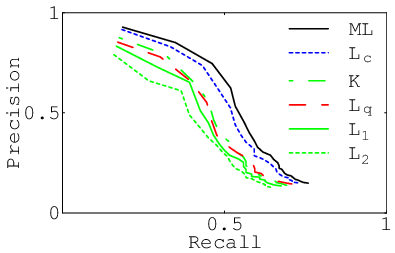
#> input picture image_parsing_and_text extraction/inputImages/00007-10.1.1.32.2212-Figure-5.png, 395 x 253 px; its folder holds only this picture in this run
$ python mainRun.py
#> lines starting #> are read from the running program, lines starting #| are printed output that depends on the picture
import pytesseract
from pytesseract import Output
import cv2
from codeFiles.segmentation import parseImage
import os
import math
import json
import numpy as np

dictionaryHSV = {
    "greenCombo": [[30, 126, 87], [70, 255, 250]],
    'red': [[0, 92, 212], [10, 255, 255]],
    'blue': [[110, 7, 214], [130, 255, 255]],
    'black': [[0, 0, 0], [10, 10, 40]],
    'another1': [[20, 245, 151], [40, 255, 231]],
    'pink': [[140, 126, 215], [160, 146, 255]]
}


config = '-l eng --oem 1 --psm 3'
outCSV = "../outPutCSV/result.csv"
fout  =  open(outCSV, "w" )
fout.write("FigureName,  AreaUnderCurve, textualDescription \n")
for file in os.listdir("../inputImages"):
    path  = "../inputImages/"+file
    print("Processing:-   ",path)
    dt = {}
    img = cv2.imread(path)
#> img is the input picture: shape (253, 395, 3); mean B, G, R 245.8, 247.5, 245.7
    gray  =cv2.cvtColor(img,  cv2.COLOR_BGR2GRAY)
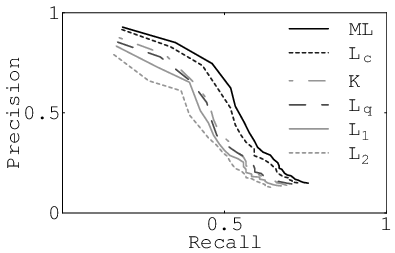
#> gray: shape (253, 395); min 0, max 255, mean 246.8
    hsv_img = cv2.cvtColor(img, cv2.COLOR_BGR2HSV)
#> hsv_img: shape (253, 395, 3); mean H, S, V 1.6, 4, 249
#> (the run stopped early here; a loop or call above may not have finished)

$ run again, on image_parsing_and_text extraction/inputImages/00487-10.1.1.382.6905-Figure-1.png
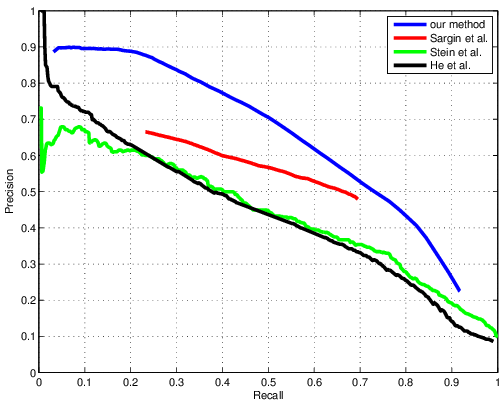
#> input picture image_parsing_and_text extraction/inputImages/00487-10.1.1.382.6905-Figure-1.png, 503 x 403 px
#> img is the input picture: shape (403, 503, 3); mean B, G, R 242.2, 242.7, 241
#> `gray  =cv2.cvtColor(img,  cv2.COLOR_BGR2GRAY)`:
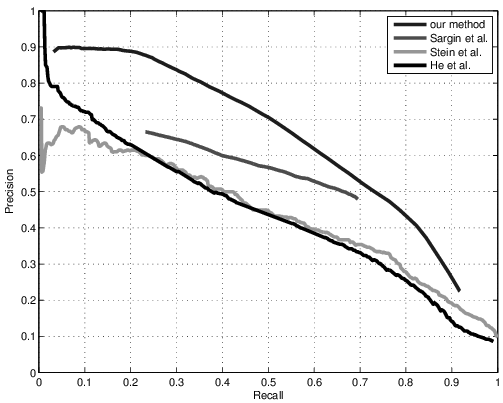
#> gray: shape (403, 503); min 0, max 255, mean 242.1
#> hsv_img: shape (403, 503, 3); mean H, S, V 2.3, 6.6, 246.3

$ run again, on image_parsing_and_text extraction/inputImages/00140-10.1.1.149.7718-Figure-6.png
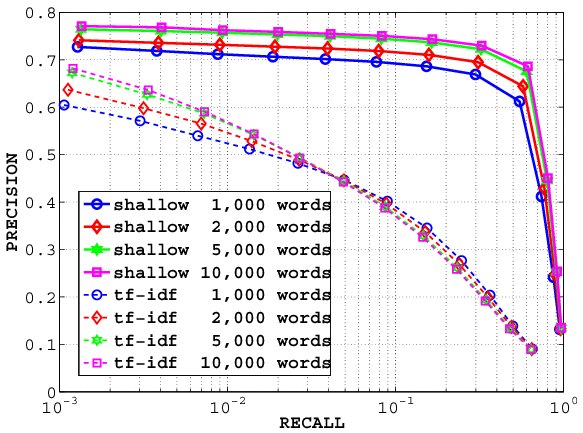
#> input picture image_parsing_and_text extraction/inputImages/00140-10.1.1.149.7718-Figure-6.png, 583 x 433 px
#> img is the input picture: shape (433, 583, 3); mean B, G, R 237.9, 233.3, 238.1
#> `gray  =cv2.cvtColor(img,  cv2.COLOR_BGR2GRAY)`:
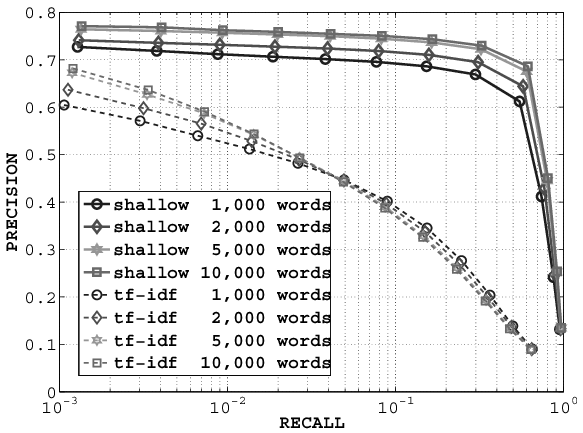
#> gray: shape (433, 583); min 0, max 255, mean 235.2
#> hsv_img: shape (433, 583, 3); mean H, S, V 5.9, 12.6, 243.4
